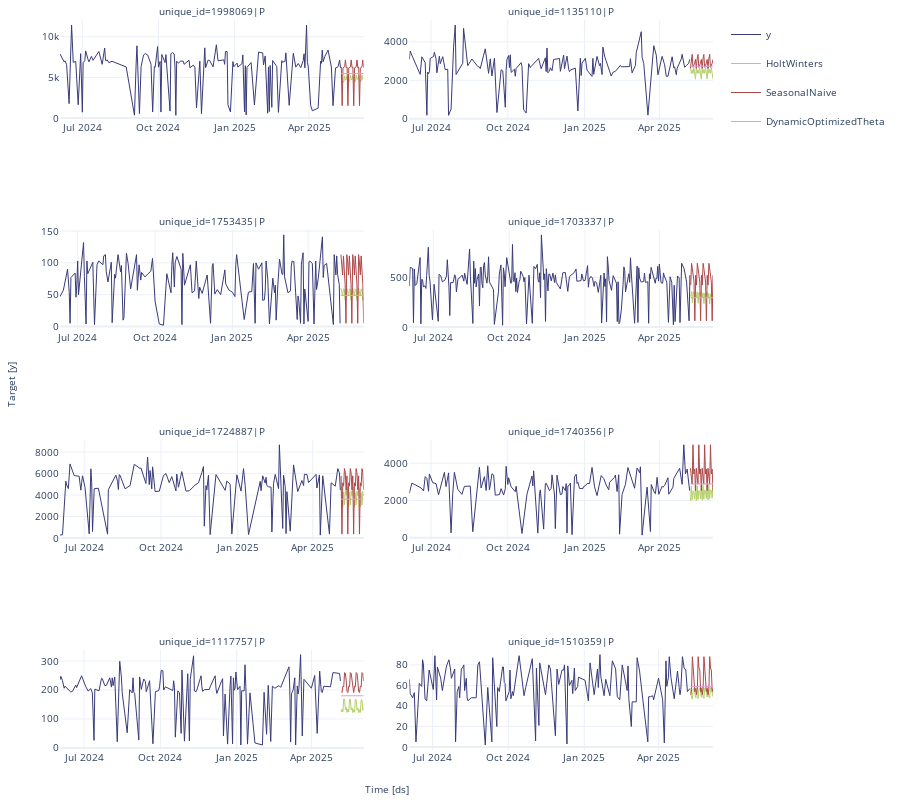

Here is the notebook cell this chart was saved with:
### Code cell
# Plot forecasts for the specified date range
sf.plot(plot_df, forecasts_df, engine='plotly')

### Figure 1 — Plotly figure (JSON) as saved in the notebook; plotly's stock layout.template omitted (floating-point values rounded to 4 significant figures; data arrays with more than 128 entries replaced by an {"elided": "..."} marker saying what was removed)
{"data": [{"legendgroup": "y", "line": {"color": "#393b79", "width": 1}, "mode": "lines", "name": "y", "showlegend": true, "type": "scatter", "x": {"elided": "170 str values"}, "xaxis": "x", "y": {"elided": "170 float values"}, "yaxis": "y"}, {"legendgroup": "HoltWinters", "line": {"color": "#b5cf6b", "width": 1}, "mode": "lines", "name": "HoltWinters", "showlegend": true, "type": "scatter", "x": {"elided": "170 str values"}, "xaxis": "x", "y": {"elided": "170 float values"}, "yaxis": "y"}, {"legendgroup": "SeasonalNaive", "line": {"color": "#ad494a", "width": 1}, "mode": "lines", "name": "SeasonalNaive", "showlegend": true, "type": "scatter", "x": {"elided": "170 str values"}, "xaxis": "x", "y": {"elided": "170 float values"}, "yaxis": "y"}, {"legendgroup": "DynamicOptimizedTheta", "line": {"color": "#de9ed6", "width": 1}, "mode": "lines", "name": "DynamicOptimizedTheta", "showlegend": true, "type": "scatter", "x": {"elided": "170 str values"}, "xaxis": "x", "y": {"elided": "170 float values"}, "yaxis": "y"}, {"legendgroup": "y", "line": {"color": "#393b79", "width": 1}, "mode": "lines", "name": "y", "showlegend": false, "type": "scatter", "x": {"elided": "157 str values"}, "xaxis": "x2", "y": {"elided": "157 float values"}, "yaxis": "y2"}, {"legendgroup": "HoltWinters", "line": {"color": "#b5cf6b", "width": 1}, "mode": "lines", "name": "HoltWinters", "showlegend": false, "type": "scatter", "x": {"elided": "157 str values"}, "xaxis": "x2", "y": {"elided": "157 float values"}, "yaxis": "y2"}, {"legendgroup": "SeasonalNaive", "line": {"color": "#ad494a", "width": 1}, "mode": "lines", "name": "SeasonalNaive", "showlegend": false, "type": "scatter", "x": {"elided": "157 str values"}, "xaxis": "x2", "y": {"elided": "157 float values"}, "yaxis": "y2"}, {"legendgroup": "DynamicOptimizedTheta", "line": {"color": "#de9ed6", "width": 1}, "mode": "lines", "name": "DynamicOptimizedTheta", "showlegend": false, "type": "scatter", "x": {"elided": "157 str values"}, "xaxis": "x2", "y": {"elided": "157 float values"}, "yaxis": "y2"}, {"legendgroup": "y", "line": {"color": "#393b79", "width": 1}, "mode": "lines", "name": "y", "showlegend": false, "type": "scatter", "x": {"elided": "169 str values"}, "xaxis": "x3", "y": {"elided": "169 float values"}, "yaxis": "y3"}, {"legendgroup": "HoltWinters", "line": {"color": "#b5cf6b", "width": 1}, "mode": "lines", "name": "HoltWinters", "showlegend": false, "type": "scatter", "x": {"elided": "169 str values"}, "xaxis": "x3", "y": {"elided": "169 float values"}, "yaxis": "y3"}, {"legendgroup": "SeasonalNaive", "line": {"color": "#ad494a", "width": 1}, "mode": "lines", "name": "SeasonalNaive", "showlegend": false, "type": "scatter", "x": {"elided": "169 str values"}, "xaxis": "x3", "y": {"elided": "169 float values"}, "yaxis": "y3"}, {"legendgroup": "DynamicOptimizedTheta", "line": {"color": "#de9ed6", "width": 1}, "mode": "lines", "name": "DynamicOptimizedTheta", "showlegend": false, "type": "scatter", "x": {"elided": "169 str values"}, "xaxis": "x3", "y": {"elided": "169 float values"}, "yaxis": "y3"}, {"legendgroup": "y", "line": {"color": "#393b79", "width": 1}, "mode": "lines", "name": "y", "showlegend": false, "type": "scatter", "x": {"elided": "243 str values"}, "xaxis": "x4", "y": {"elided": "243 float values"}, "yaxis": "y4"}, {"legendgroup": "HoltWinters", "line": {"color": "#b5cf6b", "width": 1}, "mode": "lines", "name": "HoltWinters", "showlegend": false, "type": "scatter", "x": {"elided": "243 str values"}, "xaxis": "x4", "y": {"elided": "243 float values"}, "yaxis": "y4"}, {"legendgroup": "SeasonalNaive", "line": {"color": "#ad494a", "width": 1}, "mode": "lines", "name": "SeasonalNaive", "showlegend": false, "type": "scatter", "x": {"elided": "243 str values"}, "xaxis": "x4", "y": {"elided": "243 float values"}, "yaxis": "y4"}, {"legendgroup": "DynamicOptimizedTheta", "line": {"color": "#de9ed6", "width": 1}, "mode": "lines", "name": "DynamicOptimizedTheta", "showlegend": false, "type": "scatter", "x": {"elided": "243 str values"}, "xaxis": "x4", "y": {"elided": "243 float values"}, "yaxis": "y4"}, {"legendgroup": "y", "line": {"color": "#393b79", "width": 1}, "mode": "lines", "name": "y", "showlegend": false, "type": "scatter", "x": {"elided": "137 str values"}, "xaxis": "x5", "y": {"elided": "137 float values"}, "yaxis": "y5"}, {"legendgroup": "HoltWinters", "line": {"color": "#b5cf6b", "width": 1}, "mode": "lines", "name": "HoltWinters", "showlegend": false, "type": "scatter", "x": {"elided": "137 str values"}, "xaxis": "x5", "y": {"elided": "137 float values"}, "yaxis": "y5"}, {"legendgroup": "SeasonalNaive", "line": {"color": "#ad494a", "width": 1}, "mode": "lines", "name": "SeasonalNaive", "showlegend": false, "type": "scatter", "x": {"elided": "137 str values"}, "xaxis": "x5", "y": {"elided": "137 float values"}, "yaxis": "y5"}, {"legendgroup": "DynamicOptimizedTheta", "line": {"color": "#de9ed6", "width": 1}, "mode": "lines", "name": "DynamicOptimizedTheta", "showlegend": false, "type": "scatter", "x": {"elided": "137 str values"}, "xaxis": "x5", "y": {"elided": "137 float values"}, "yaxis": "y5"}, {"legendgroup": "y", "line": {"color": "#393b79", "width": 1}, "mode": "lines", "name": "y", "showlegend": false, "type": "scatter", "x": {"elided": "155 str values"}, "xaxis": "x6", "y": {"elided": "155 float values"}, "yaxis": "y6"}, {"legendgroup": "HoltWinters", "line": {"color": "#b5cf6b", "width": 1}, "mode": "lines", "name": "HoltWinters", "showlegend": false, "type": "scatter", "x": {"elided": "155 str values"}, "xaxis": "x6", "y": {"elided": "155 float values"}, "yaxis": "y6"}, {"legendgroup": "SeasonalNaive", "line": {"color": "#ad494a", "width": 1}, "mode": "lines", "name": "SeasonalNaive", "showlegend": false, "type": "scatter", "x": {"elided": "155 str values"}, "xaxis": "x6", "y": {"elided": "155 float values"}, "yaxis": "y6"}, {"legendgroup": "DynamicOptimizedTheta", "line": {"color": "#de9ed6", "width": 1}, "mode": "lines", "name": "DynamicOptimizedTheta", "showlegend": false, "type": "scatter", "x": {"elided": "155 str values"}, "xaxis": "x6", "y": {"elided": "155 float values"}, "yaxis": "y6"}, {"legendgroup": "y", "line": {"color": "#393b79", "width": 1}, "mode": "lines", "name": "y", "showlegend": false, "type": "scatter", "x": {"elided": "164 str values"}, "xaxis": "x7", "y": {"elided": "164 float values"}, "yaxis": "y7"}, {"legendgroup": "HoltWinters", "line": {"color": "#b5cf6b", "width": 1}, "mode": "lines", "name": "HoltWinters", "showlegend": false, "type": "scatter", "x": {"elided": "164 str values"}, "xaxis": "x7", "y": {"elided": "164 float values"}, "yaxis": "y7"}, {"legendgroup": "SeasonalNaive", "line": {"color": "#ad494a", "width": 1}, "mode": "lines", "name": "SeasonalNaive", "showlegend": false, "type": "scatter", "x": {"elided": "164 str values"}, "xaxis": "x7", "y": {"elided": "164 float values"}, "yaxis": "y7"}, {"legendgroup": "DynamicOptimizedTheta", "line": {"color": "#de9ed6", "width": 1}, "mode": "lines", "name": "DynamicOptimizedTheta", "showlegend": false, "type": "scatter", "x": {"elided": "164 str values"}, "xaxis": "x7", "y": {"elided": "164 float values"}, "yaxis": "y7"}, {"legendgroup": "y", "line": {"color": "#393b79", "width": 1}, "mode": "lines", "name": "y", "showlegend": false, "type": "scatter", "x": {"elided": "173 str values"}, "xaxis": "x8", "y": {"elided": "173 float values"}, "yaxis": "y8"}, {"legendgroup": "HoltWinters", "line": {"color": "#b5cf6b", "width": 1}, "mode": "lines", "name": "HoltWinters", "showlegend": false, "type": "scatter", "x": {"elided": "173 str values"}, "xaxis": "x8", "y": {"elided": "173 float values"}, "yaxis": "y8"}, {"legendgroup": "SeasonalNaive", "line": {"color": "#ad494a", "width": 1}, "mode": "lines", "name": "SeasonalNaive", "showlegend": false, "type": "scatter", "x": {"elided": "173 str values"}, "xaxis": "x8", "y": {"elided": "173 float values"}, "yaxis": "y8"}, {"legendgroup": "DynamicOptimizedTheta", "line": {"color": "#de9ed6", "width": 1}, "mode": "lines", "name": "DynamicOptimizedTheta", "showlegend": false, "type": "scatter", "x": {"elided": "173 str values"}, "xaxis": "x8", "y": {"elided": "173 float values"}, "yaxis": "y8"}], "layout": {"annotations": [{"font": {"size": 10}, "showarrow": false, "text": "unique_id=1998069|P", "x": 0.2325, "xanchor": "center", "xref": "paper", "y": 1, "yanchor": "bottom", "yref": "paper"}, {"font": {"size": 10}, "showarrow": false, "text": "unique_id=1135110|P", "x": 0.7675, "xanchor": "center", "xref": "paper", "y": 1, "yanchor": "bottom", "yref": "paper"}, {"font": {"size": 10}, "showarrow": false, "text": "unique_id=1753435|P", "x": 0.2325, "xanchor": "center", "xref": "paper", "y": 0.7125, "yanchor": "bottom", "yref": "paper"}, {"font": {"size": 10}, "showarrow": false, "text": "unique_id=1703337|P", "x": 0.7675, "xanchor": "center", "xref": "paper", "y": 0.7125, "yanchor": "bottom", "yref": "paper"}, {"font": {"size": 10}, "showarrow": false, "text": "unique_id=1724887|P", "x": 0.2325, "xanchor": "center", "xref": "paper", "y": 0.425, "yanchor": "bottom", "yref": "paper"}, {"font": {"size": 10}, "showarrow": false, "text": "unique_id=1740356|P", "x": 0.7675, "xanchor": "center", "xref": "paper", "y": 0.425, "yanchor": "bottom", "yref": "paper"}, {"font": {"size": 10}, "showarrow": false, "text": "unique_id=1117757|P", "x": 0.2325, "xanchor": "center", "xref": "paper", "y": 0.1375, "yanchor": "bottom", "yref": "paper"}, {"font": {"size": 10}, "showarrow": false, "text": "unique_id=1510359|P", "x": 0.7675, "xanchor": "center", "xref": "paper", "y": 0.1375, "yanchor": "bottom", "yref": "paper"}, {"font": {"size": 10}, "showarrow": false, "text": "Time [ds]", "x": 0.5, "xanchor": "center", "xref": "paper", "y": 0, "yanchor": "top", "yref": "paper", "yshift": -30}, {"font": {"size": 10}, "showarrow": false, "text": "Target [y]", "textangle": -90, "x": 0, "xanchor": "right", "xref": "paper", "xshift": -40, "y": 0.5, "yanchor": "middle", "yref": "paper"}], "autosize": true, "font": {"size": 10}, "height": 800, "margin": {"b": 50, "l": 60, "r": 10, "t": 20}, "xaxis": {"anchor": "y", "domain": [0, 0.465], "showticklabels": true, "visible": true}, "xaxis2": {"anchor": "y2", "domain": [0.535, 1.0], "showticklabels": true, "visible": true}, "xaxis3": {"anchor": "y3", "domain": [0, 0.465], "showticklabels": true, "visible": true}, "xaxis4": {"anchor": "y4", "domain": [0.535, 1.0], "showticklabels": true, "visible": true}, "xaxis5": {"anchor": "y5", "domain": [0, 0.465], "showticklabels": true, "visible": true}, "xaxis6": {"anchor": "y6", "domain": [0.535, 1.0], "showticklabels": true, "visible": true}, "xaxis7": {"anchor": "y7", "domain": [0, 0.465], "showticklabels": true, "visible": true}, "xaxis8": {"anchor": "y8", "domain": [0.535, 1.0], "showticklabels": true, "visible": true}, "yaxis": {"anchor": "x", "domain": [0.8625, 1]}, "yaxis2": {"anchor": "x2", "domain": [0.8625, 1]}, "yaxis3": {"anchor": "x3", "domain": [0.575, 0.7125]}, "yaxis4": {"anchor": "x4", "domain": [0.575, 0.7125]}, "yaxis5": {"anchor": "x5", "domain": [0.2875, 0.425]}, "yaxis6": {"anchor": "x6", "domain": [0.2875, 0.425]}, "yaxis7": {"anchor": "x7", "domain": [0, 0.1375]}, "yaxis8": {"anchor": "x8", "domain": [0, 0.1375]}}}
